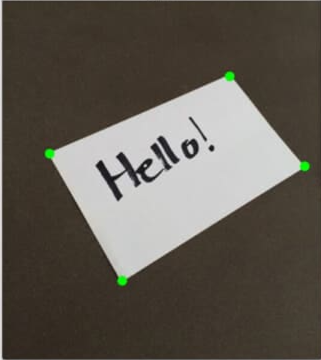
#> input picture first/oen.png, 321 x 360 px, found by its file name
$ python main.py
#> lines starting #> are read from the running program, lines starting #| are printed output that depends on the picture
### first/req.py
import numpy as np
import cv2
def order_points(pts):
	# initialzie a list of coordinates that will be ordered
	# such that the first entry in the list is the top-left,
	# the second entry is the top-right, the third is the
	# bottom-right, and the fourth is the bottom-left
	rect = np.zeros((4, 2), dtype = "float32")
	# the top-left point will have the smallest sum, whereas
	# the bottom-right point will have the largest sum
	s = pts.sum(axis = 1)
	rect[0] = pts[np.argmin(s)]
	rect[2] = pts[np.argmax(s)]
	# now, compute the difference between the points, the
	# top-right point will have the smallest difference,
	# whereas the bottom-left will have the largest difference
	diff = np.diff(pts, axis = 1)
	rect[1] = pts[np.argmin(diff)]
	rect[3] = pts[np.argmax(diff)]
	# return the ordered coordinates
	return rect

def four_point_transform(image, pts):
	# obtain a consistent order of the points and unpack them
	# individually
	rect = order_points(pts)
	(tl, tr, br, bl) = rect
	# compute the width of the new image, which will be the
	# maximum distance between bottom-right and bottom-left
	# x-coordiates or the top-right and top-left x-coordinates
	widthA = np.sqrt(((br[0] - bl[0]) ** 2) + ((br[1] - bl[1]) ** 2))
	widthB = np.sqrt(((tr[0] - tl[0]) ** 2) + ((tr[1] - tl[1]) ** 2))
	maxWidth = max(int(widthA), int(widthB))
	# compute the height of the new image, which will be the
	# maximum distance between the top-right and bottom-right
	# y-coordinates or the top-left and bottom-left y-coordinates
	heightA = np.sqrt(((tr[0] - br[0]) ** 2) + ((tr[1] - br[1]) ** 2))
	heightB = np.sqrt(((tl[0] - bl[0]) ** 2) + ((tl[1] - bl[1]) ** 2))
	maxHeight = max(int(heightA), int(heightB))
	# now that we have the dimensions of the new image, construct
	# the set of destination points to obtain a "birds eye view",
	# (i.e. top-down view) of the image, again specifying points
	# in the top-left, top-right, bottom-right, and bottom-left
	# order
	dst = np.array([
		[0, 0],
		[maxWidth - 1, 0],
		[maxWidth - 1, maxHeight - 1],
		[0, maxHeight - 1]], dtype = "float32")
	# compute the perspective transform matrix and then apply it
	M = cv2.getPerspectiveTransform(rect, dst)
	warped = cv2.warpPerspective(image, M, (maxWidth, maxHeight))
	# return the warped image
	return warped

### first/main.py
import numpy as np
import cv2
from req import four_point_transform  # Ensure this module is correctly imported

# Define the path to the image and the coordinates directly in the script
image_path = "first/oen.png"
coords = [(101, 185), (393, 151), (479, 323), (187, 441)]  # Hardcoded coordinates

# Load the image
image = cv2.imread(image_path)
#> image is the input picture: shape (360, 321, 3); mean B, G, R 81.6, 90.2, 95.9

if image is None:
    raise FileNotFoundError(f"Image not found at path: {image_path}")

# Convert the coordinates to a NumPy array
pts = np.array(coords, dtype="float32")

# Apply the four-point transform
warped = four_point_transform(image, pts)
#> in four_point_transform, `warped = cv2.warpPerspective(image, M, (maxWidth, maxHeight))`:
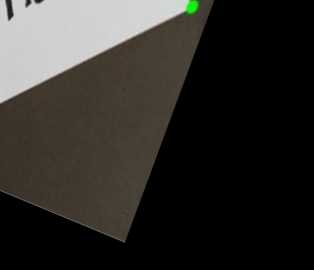
#> warped: shape (270, 314, 3); mean B, G, R 41.1, 44.8, 47.1

# Show the original and warped images
cv2.imshow("Original", image)
cv2.imshow("Warped", warped)
cv2.waitKey(0)
cv2.destroyAllWindows()
